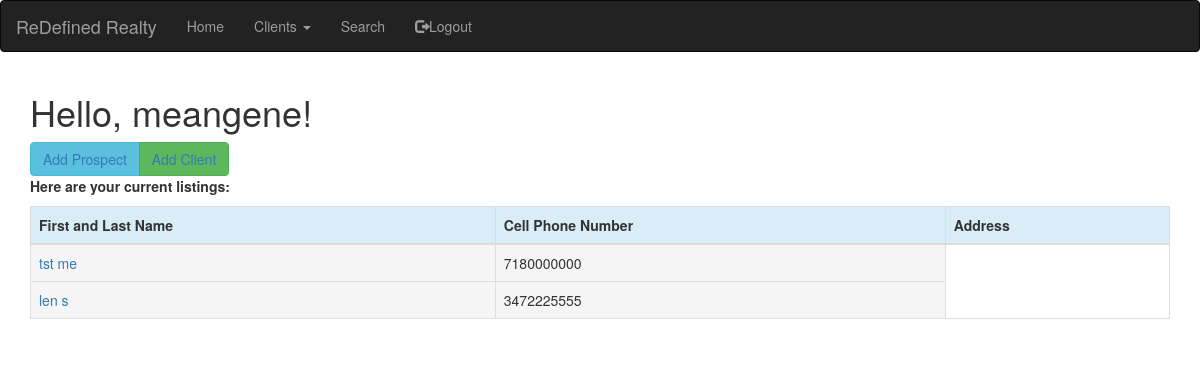
/listings (signed in), run on an earlier commit of the app's database.
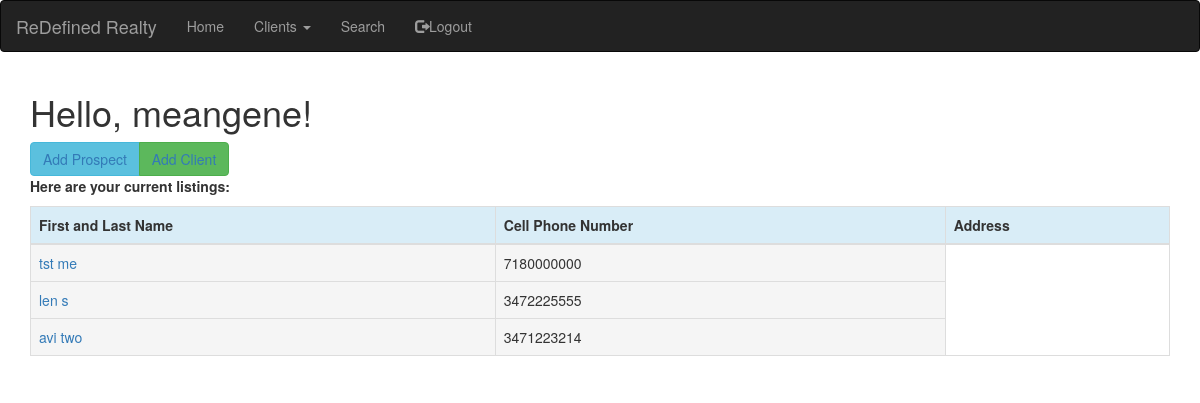
And on a later commit of the database.
### app/models.py (models this page shows, shortened)
class User(UserMixin, db.Model):
    id = db.Column(db.Integer, primary_key=True)
    username = db.Column(db.String(64), index=True, unique=True)
    email = db.Column(db.String(120), index=True, unique=True)
    password_hash = db.Column(db.String(128))
    Prospects=db.relationship('Prospects', backref='leads', lazy='dynamic')
    Clients=db.relationship('Clients', backref='listings', lazy='dynamic')

class Clients(db.Model):
    id = db.Column(db.Integer, primary_key=True)
    first_name = db.Column(db.String(20))
    last_name = db.Column(db.String(20))
    phone_cell = db.Column(db.Integer)
    notes=db.Column(db.String(140))
    user_account_pk=db.Column(db.Integer, db.ForeignKey('user.id'))

### app/routes.py (the view)
@app.route('/listings', methods=['GET'])
@login_required
def listings():
    all_clients = get_clients(current_user=current_user)
    return render_template('listings.html', title='Listings', all_clients=all_clients)

### app/models.py (called while the page is built)
@login.user_loader
def load_user(id):
    return User.query.get(int(id))

### app/queryfunc.py (called while the page is built)
def get_clients(current_user):
    currentuser = User.query.filter_by(username=current_user.username).first()
    account_pk = currentuser.id
    all_clients=Clients.query.filter_by(user_account_pk=account_pk).all()
    return all_clients

### app/templates/listings.html
{% extends "base.html" %}
{% import 'bootstrap/wtf.html' as wtf %}
{% block app_content %}
    <h1>Hello, {{ current_user.username }}!</h1>
    <div class="btn-group">
        <button type="button" class="btn btn-info"><a href="{{ url_for('add_prospect') }}">Add Prospect</a></button>
        <button type="button" class="btn btn-success"><a href="{{ url_for('add_client') }}">Add Client</a></button>
    </div>
    <div><p><b>Here are your current listings:</b></p></div>
    <div class="table-responsive">
        <table class="table table-bordered">
            <thead>
                <tr class="info">
                    <th>First and Last Name</th>
                    <th>Cell Phone Number</th>
                    <th>Address</th>
                </tr>
            </thead>
            {% for everyone in all_clients %}
            <TR>
                <TD class="active"><a href="{{ url_for('view_client', client_id=everyone.id) }}">{{ everyone.first_name }}  {{ everyone.last_name }}</a></TD>
                <TD class="active">{{ everyone.phone_cell }}</TD>
            </TR>
            {% endfor %}
        </table>
    </div>
{% endblock %}

### app/templates/base.html (shortened to what this page needs)
{% extends 'bootstrap/base.html' %}
{% block navbar %}
    <nav class="navbar navbar-inverse">
        <div class="container-fluid">
            <div class="navbar-header">
                <a class="navbar-brand" href="{{ url_for('index') }}">ReDefined Realty</a>
            </div>
            <div class="collapse navbar-collapse" id="bs-example-navbar-collapse-1">
                <ul class="nav navbar-nav navbar-left">
                    <li><a href="{{ url_for('index') }}">Home</a></li>
                    {% if current_user.is_anonymous %}
                    <li><a href="{{ url_for('login') }}"><span class="glyphicon glyphicon-log-in"></span>Login</a></li>
                    <li><a href="{{ url_for('register') }}"><span class="glyphicon glyphicon-user"></span>Register</a></li>
                    {% else %}
                    <li class="dropdown">
                        <a class="dropdown-toggle" data-toggle="dropdown" href="#">Clients
                        <span class="caret"></span></a>
                    </li>
                    <li><a href="{{ url_for('search_client') }}">Search</a></li>
                    <li><a href="{{ url_for('logout') }}"><span class="glyphicon glyphicon-log-out"></span>Logout</a></li>
                    {% endif %}
                </ul>
            </div>
        </div>
    </nav>
{% endblock %}
{% block content %}
    <div class="container">
        {% block app_content %}{% endblock %}
    </div>
{% endblock %}

What changed in the data, as far as the page shows it:
added Clients: first_name "avi", last_name "two", phone_cell "3471223214"
